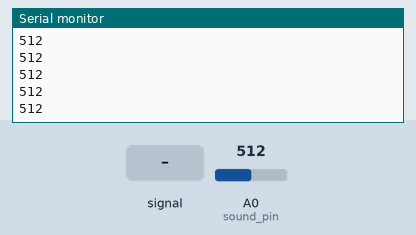
Simulated run of this sketch. Board: Arduino Uno, built with avr-gcc and run on an emulated ATmega328P. Shown: the last lines printed to the serial monitor. Inputs (shaded band) come from the test bench; at power-on: A0 (sound_pin) = 512.

Above: at 1.2 s.
1.3 s: A0 (sound_pin) fed a 200 Hz sine of ±81 counts around its level
At 1.31 s:
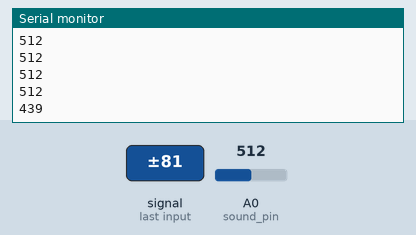
2.8 s: A0 (sound_pin) set to 716
At 2.81 s:
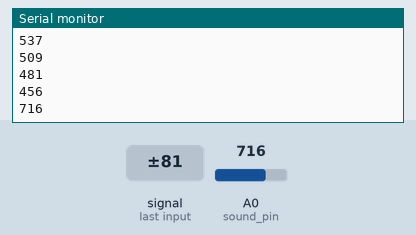
4.3 s: A0 (sound_pin) fed a 1000 Hz sine of ±255 counts around its level
At 4.32 s:
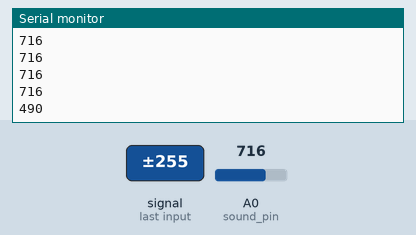
5.8 s: A0 (sound_pin) set to 900
At 5.82 s:
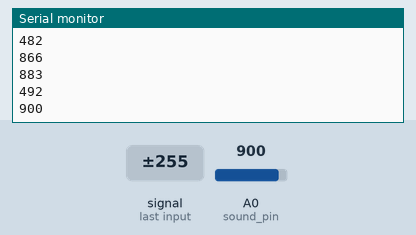
Timing chart, 0 to 8.3 s (numbered marks = the images above; inputs shaded):
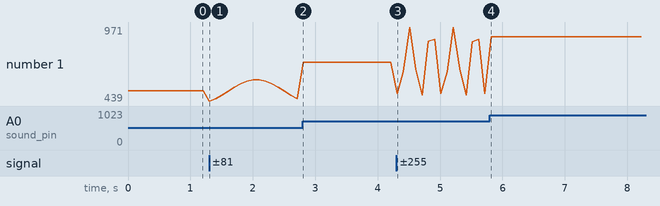

Measured:
- after the input at 1.3 s, the serial monitor: prints a new line at once (image 1)
- after the input at 2.8 s, the serial monitor: prints a new line at once (image 2)
- after the input at 4.3 s, the serial monitor: prints a new line at once (image 3)
- after the input at 5.8 s, the serial monitor: prints a new line at once (image 4)
- plotted number 1: 512 → 456 after the input at 1.3 s, 456 → 716 after the input at 2.8 s, 716 → 492 after the input at 4.3 s, 492 → 900 after the input at 5.8 s

The sketch:

yang.ino
```cpp
#define sound_pin A0
int sensorvalue;
void setup()
{
    Serial.begin(115200);
}
void loop()
{
    sensorvalue=analogRead(sound_pin);
    if (sensorvalue>40) {
Serial.println(sensorvalue,DEC);
        delay(100);
    }
}
```
